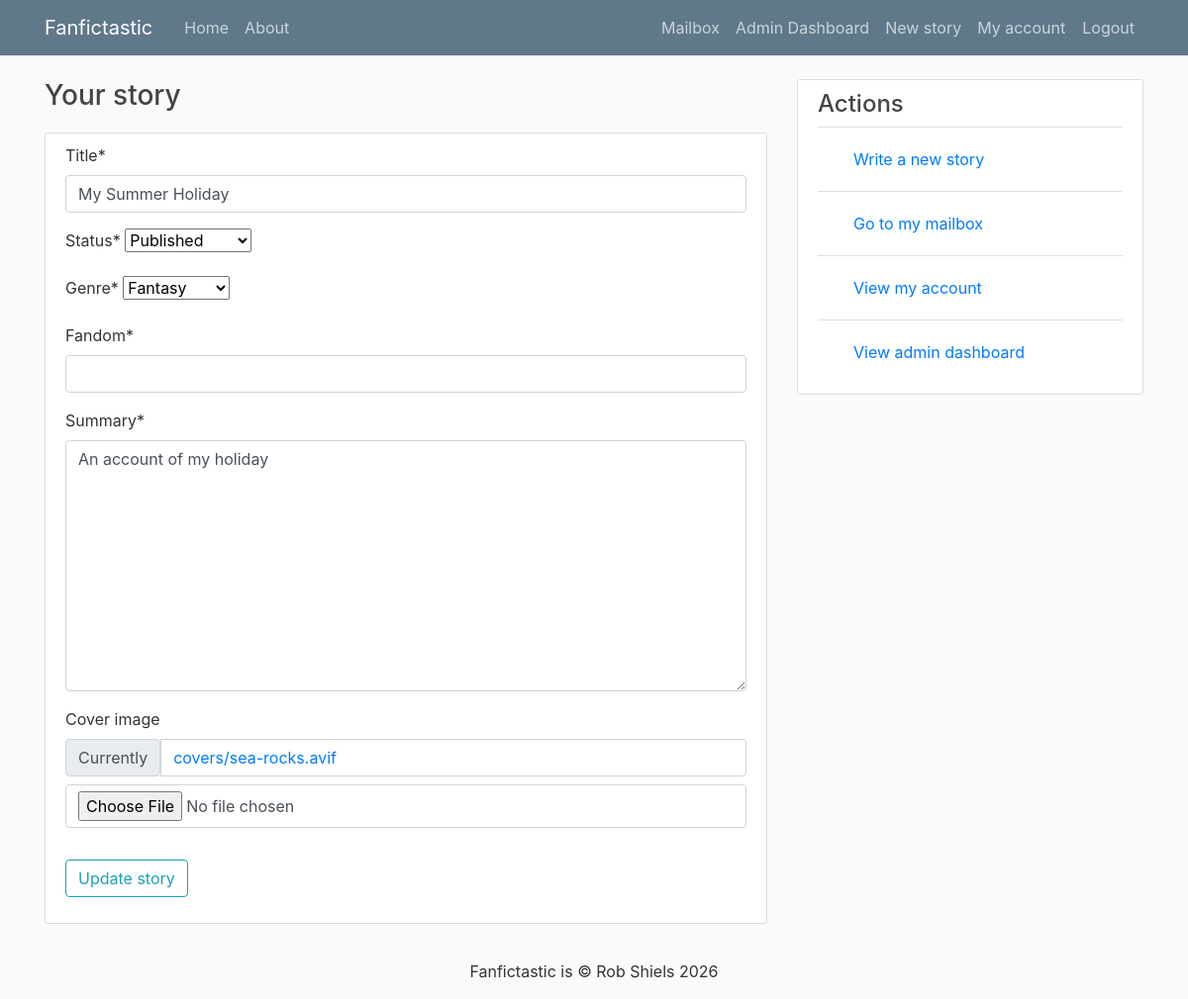
Before: /story/7/update/ (signed in) with the older database file.
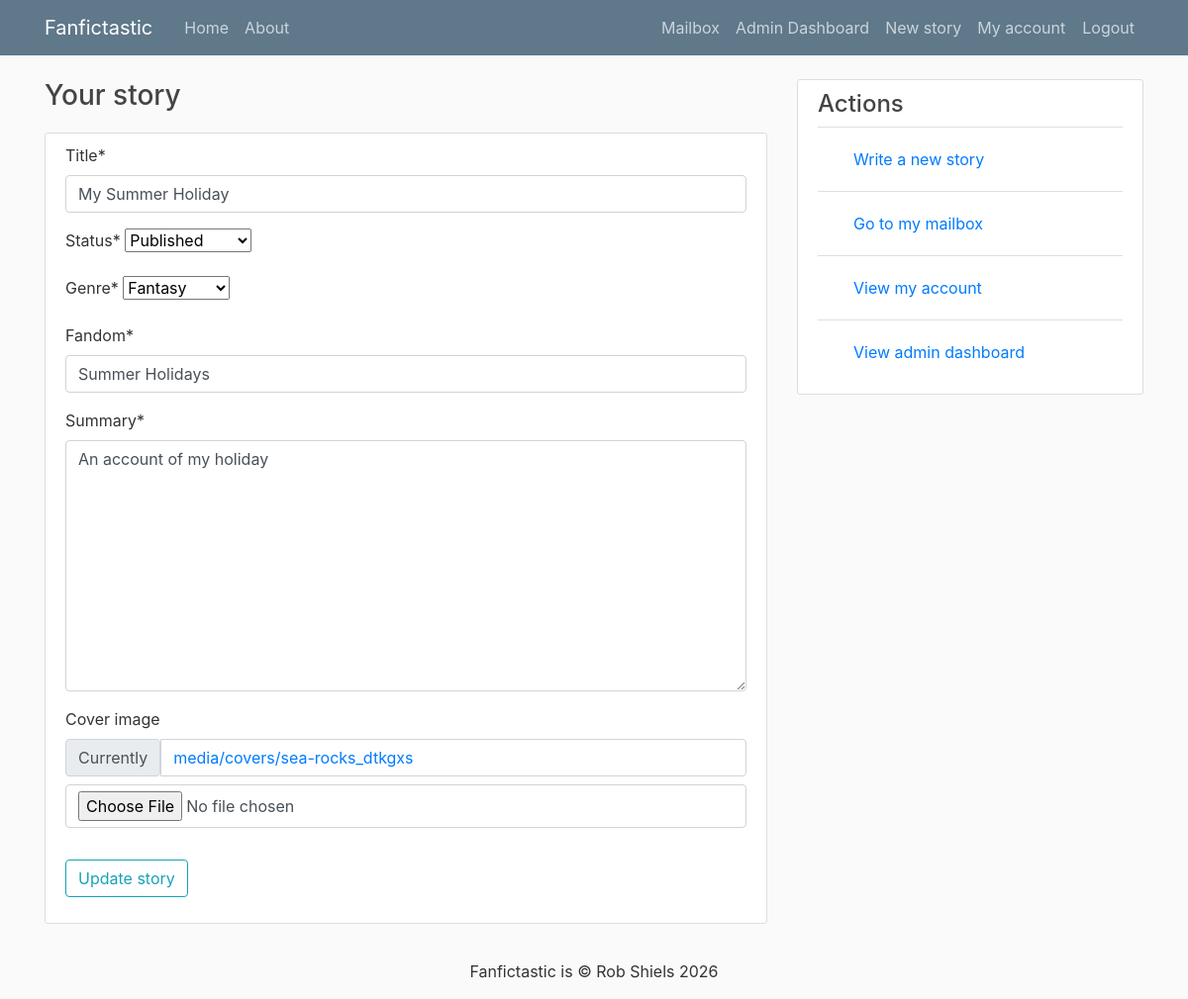
After: the same page with the newer database file.
### stories/models.py (models this page shows, shortened)
class Story(models.Model):
    STATUS_CHOICES = [
        ("draft", "Draft (private)"),
        ("published", "Published"),
    ]
    title = models.CharField(max_length=100)
    author = models.ForeignKey(User, on_delete=models.CASCADE, related_name="stories")
    summary = models.TextField(max_length=500)
    fandom = models.CharField(max_length=100)
    genre = models.ForeignKey(
        Genre, on_delete=models.SET_NULL, null=True, related_name="stories"
    )
    status = models.CharField(max_length=20, choices=STATUS_CHOICES, default="draft")
    date_published = models.DateTimeField(default=timezone.now)
    cover_image = models.ImageField(
        upload_to="covers/", storage=MediaCloudinaryStorage(), blank=True, null=True
    )

### stories/views.py (the view, shortened to what this page needs)
# urls.py: path("story/<int:pk>/update/", StoryUpdateView.as_view(), name="story-update"),
class StoryUpdateView(LoginRequiredMixin, UserPassesTestMixin, UpdateView):
    model = Story
    fields = ["title", "status", "genre", "fandom", "summary", "cover_image"]
    def test_func(self):
        story = self.get_object()
        return self.request.user == story.author

### stories/models.py (called while the page is built)
    def __str__(self):
        return self.name

### stories/templates/stories/story_form.html (shortened to what this page needs)
{% extends "stories/base.html" %}
{% load crispy_forms_tags %}
{% block content %}
<h1>Your story</h1>
<div class="content-section">
    <form method="POST" enctype="multipart/form-data">
        <fieldset class="form-group">
            {{ form|crispy }}
        </fieldset>
        <div class="form-group">
            <button class="btn btn-outline-info" type="submit">
                {% if form.instance.pk %}
                Update story
                {% else %}
                Save draft
                {% endif %}
            </button>
        </div>
    </form>
</div>
{% endblock content %}

Changed rows visible on the page:
changed Story "My Summer Holiday": fandom (not shown) → "Summer Holidays"
Other visible differences:
text no longer shown: "Title * Status * Genre * Fandom * Summary * Cover image Currently covers/sea-rocks.avif"
text now shown: "Title * Status * Genre * Fandom * Summary * Cover image Currently media/covers/sea-rocks_dtkgxs"
